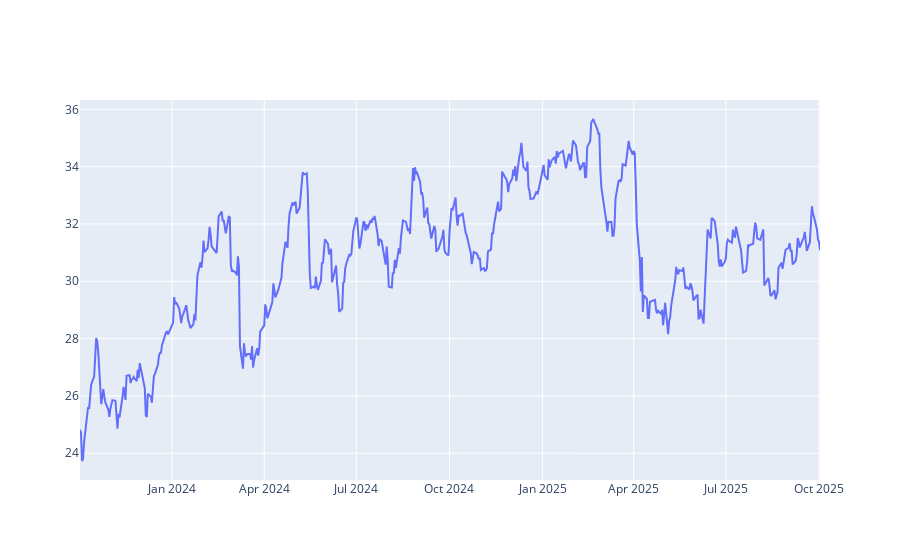

The notebook cell this image was saved under:
### Code cell
fig = go.Figure()

fig.add_trace(go.Scatter(
    y=data["Close"]["PETR4.SA"],
    x=data.index,
    name="Preço PETR4.SA",
    yaxis="y1"
))


fig.show(fig_type="png")

### Figure 1 — Plotly figure (JSON) as saved in the notebook; plotly's stock layout.template omitted (floating-point values rounded to 4 significant figures; data arrays with more than 128 entries replaced by an {"elided": "..."} marker saying what was removed)
{"data": [{"name": "Preço PETR4.SA", "type": "scatter", "x": {"elided": "501 str values"}, "y": {"elided": "501 float values"}, "yaxis": "y"}], "layout": {}}
